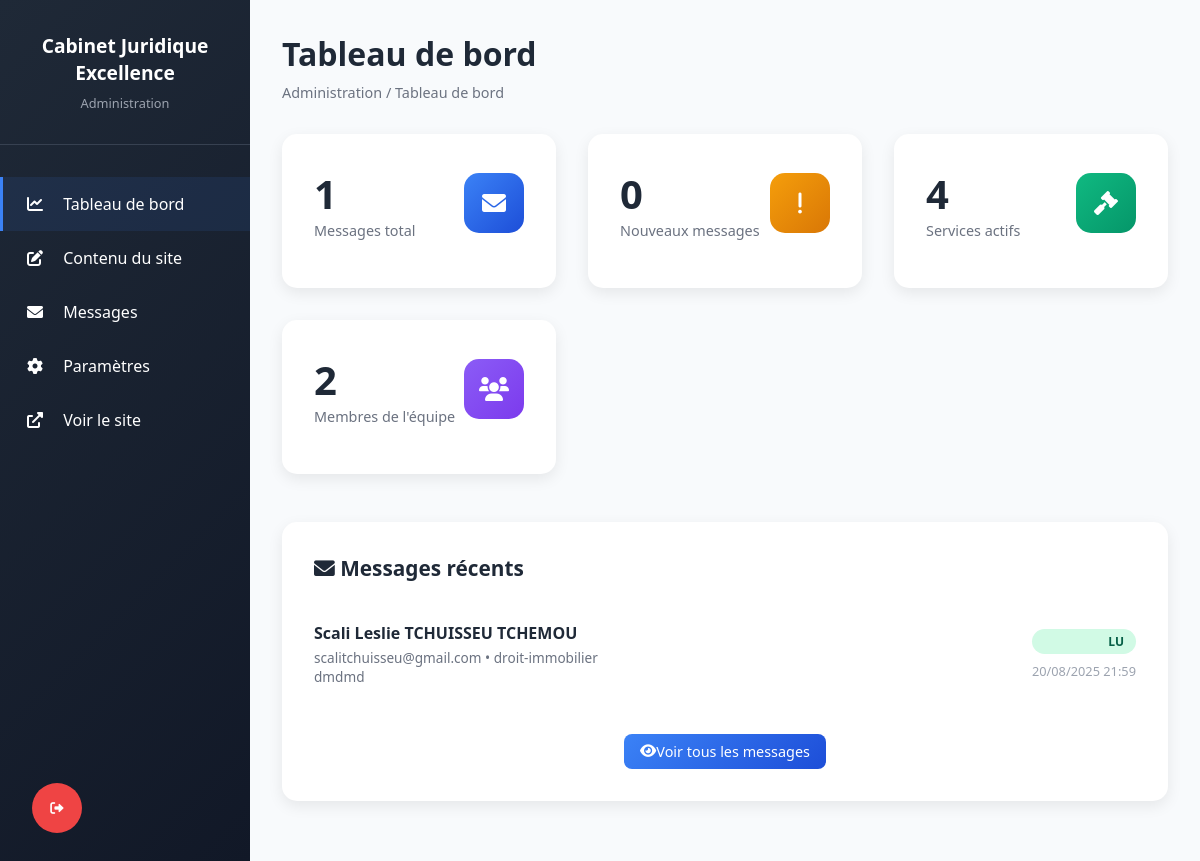
/admin/dashboard (signed in), run on an earlier commit of the app's database.
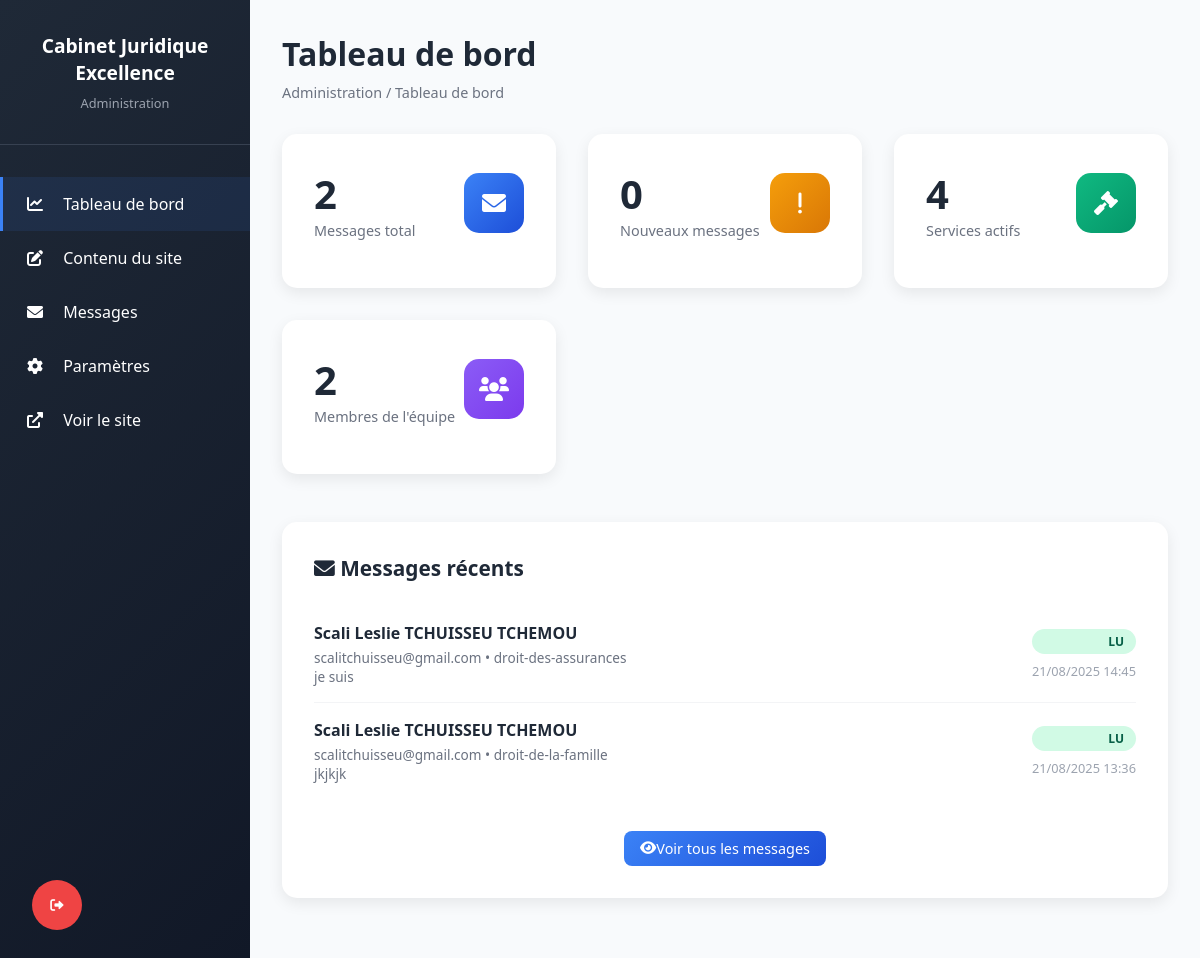
And on a later commit of the database.
### tables this page shows
CREATE TABLE contacts (
                    id INTEGER PRIMARY KEY AUTOINCREMENT,
                    name VARCHAR(255) NOT NULL,
                    email VARCHAR(255) NOT NULL,
                    phone VARCHAR(50),
                    subject VARCHAR(255),
                    message TEXT NOT NULL,
                    status VARCHAR(20) DEFAULT 'new',
                    created_at DATETIME DEFAULT CURRENT_TIMESTAMP,
                    updated_at DATETIME DEFAULT CURRENT_TIMESTAMP
                );

### controllers/AdminController.php (called while the page is built, shortened)
<?php
require_once 'includes/Database.php';
class AdminController {
    private $db;
    public function __construct() {
        $database = new Database();
        $this->db = $database->getConnection();
    }
    public function dashboard() {
        try {
            $stats = [
                'contacts' => $this->db->query("SELECT COUNT(*) FROM contacts")->fetchColumn(),
                'new_contacts' => $this->db->query("SELECT COUNT(*) FROM contacts WHERE status = 'new'")->fetchColumn(),
                'services' => $this->db->query("SELECT COUNT(*) FROM services WHERE is_active = 1")->fetchColumn(),
                'team_members' => $this->db->query("SELECT COUNT(*) FROM team_members WHERE is_active = 1")->fetchColumn(),
                'news' => $this->db->query("SELECT COUNT(*) FROM news WHERE is_active = 1")->fetchColumn()
            ];
            $recent_contacts = $this->db->query("
                SELECT * FROM contacts
                ORDER BY created_at DESC
                LIMIT 5
            ")->fetchAll(PDO::FETCH_ASSOC);
        } catch (PDOException $e) {
            error_log("Database error in dashboard: " . $e->getMessage());
            $error = 'Erreur serveur lors du chargement du tableau de bord.';
            include 'views/admin/error.php';
            return;
        }
        include 'views/admin/dashboard.php';
    }
}
?>

### index.php (called while the page is built, shortened)
<?php
require_once 'includes/Database.php';
$database = new Database();
$db = $database->getConnection();
$router = new Router();
$router->add('/', 'controllers/HomeController.php', 'index');
$router->add('/admin', 'controllers/AdminController.php', 'login');
$router->add('/admin/dashboard', 'controllers/AdminController.php', 'dashboard');
$router->add('/admin/content', 'controllers/AdminController.php', 'content');
$router->add('/admin/contacts', 'controllers/AdminController.php', 'contacts');
$router->add('/admin/message', 'controllers/AdminController.php', 'messageDetail');
$router->add('/admin/settings', 'controllers/AdminController.php', 'settings');
$router->add('/admin/logout', 'controllers/AdminController.php', 'logout');
$router->add('/contact', 'controllers/ContactController.php', 'submit');
$url = $_SERVER['REQUEST_URI'];
$url = strtok($url, '?');
$router->route($url);
?>

### includes/Database.php (called while the page is built, shortened)
<?php
class Database {
    private $connection = null;
    public function getConnection() {
        if ($this->connection === null) {
            try {
                $dbDir = dirname(DB_NAME);
                $this->connection = new PDO('sqlite:' . DB_NAME);
                $this->connection->setAttribute(PDO::ATTR_ERRMODE, PDO::ERRMODE_EXCEPTION);
                $this->connection->setAttribute(PDO::ATTR_DEFAULT_FETCH_MODE, PDO::FETCH_ASSOC);
                $this->connection->exec('PRAGMA foreign_keys = ON;');
                $this->connection->exec('PRAGMA journal_mode = WAL;');
                $this->connection->exec('PRAGMA synchronous = NORMAL;');
                $this->connection->exec('PRAGMA cache_size = 10000;');
                $this->connection->exec('PRAGMA temp_store = MEMORY;');
                $this->initializeTables();
            } catch (Exception $e) {
                error_log('Database Connection Error: ' . $e->getMessage());
                throw new Exception('Database connection failed: ' . $e->getMessage());
            }
        }
        return $this->connection;
    }
    private function initializeTables() {
        try {
            $this->connection->beginTransaction();
            foreach ($tables as $sql) {
                $this->connection->exec($sql);
            }
            $columns = $this->connection->query("PRAGMA table_info(news)")->fetchAll(PDO::FETCH_ASSOC);
            foreach ($columns as $column) {
                if ($column['name'] === 'order_position') {
                    $has_order_position = true;
                    break;
                }
            }
            $this->connection->commit();
        } catch (Exception $e) {
            $this->connection->rollBack();
            error_log('Error initializing tables: ' . $e->getMessage());
            throw $e;
        }
    }
    private function createIndexes() {
        $indexes = [
            "CREATE INDEX IF NOT EXISTS idx_contact_files_contact_id ON contact_files(contact_id)",
            "CREATE INDEX IF NOT EXISTS idx_contacts_status ON contacts(status)",
            "CREATE INDEX IF NOT EXISTS idx_contacts_created_at ON contacts(created_at)",
            "CREATE INDEX IF NOT EXISTS idx_contacts_email ON contacts(email)",
            "CREATE INDEX IF NOT EXISTS idx_site_content_section ON site_content(section)",
            "CREATE INDEX IF NOT EXISTS idx_services_active ON services(is_active, order_position)",
            "CREATE INDEX IF NOT EXISTS idx_team_members_active ON team_members(is_active, order_position)",
            "CREATE INDEX IF NOT EXISTS idx_news_active ON news(is_active, order_position)"
        ];
        foreach ($indexes as $index) {
            try {
                $this->connection->exec($index);
            } catch (PDOException $e) {
                error_log('Error creating index: ' . $e->getMessage());
                throw $e;
            }
        }
    }
}
?>

### views/admin/dashboard.php (the view, shortened to what the changed rows need)
<!DOCTYPE html>
<html lang="fr">
<head>
    <link rel="stylesheet" href="https://cdnjs.cloudflare.com/ajax/libs/font-awesome/6.0.0/css/all.min.css">
</head>
<body>
    <div class="admin-layout">
        <aside class="sidebar">
            <div class="sidebar-header">
                <h2><?php echo SITE_NAME; ?></h2>
                <p>Administration</p>
            </div>
            <ul class="sidebar-nav">
                <li><a href="/admin/dashboard" class="active">
                    <i class="fas fa-chart-line"></i>
                    Tableau de bord
                </a></li>
                <li><a href="/admin/content">
                    <i class="fas fa-edit"></i>
                    Contenu du site
                </a></li>
                <li><a href="/admin/contacts">
                    <i class="fas fa-envelope"></i>
                    Messages
                </a></li>
                <li><a href="/admin/settings">
                    <i class="fas fa-cog"></i>
                    Paramètres
                </a></li>
                <li><a href="/" target="_blank">
                    <i class="fas fa-external-link-alt"></i>
                    Voir le site
                </a></li>
            </ul>
        </aside>
        <main class="main-content">
            <div class="page-header">
                <h1>Tableau de bord</h1>
                <div class="breadcrumb">Administration / Tableau de bord</div>
            </div>
            <div class="stats-grid">
                <div class="stat-card">
                    <div class="stat-card-header">
                        <div>
                            <div class="stat-value"><?php echo $stats['contacts']; ?></div>
                            <div class="stat-label">Messages total</div>
                        </div>
                        <div class="stat-card-icon blue">
                            <i class="fas fa-envelope"></i>
                        </div>
                    </div>
                </div>
                <div class="stat-card">
                    <div class="stat-card-header">
                        <div>
                            <div class="stat-value"><?php echo $stats['new_contacts']; ?></div>
                            <div class="stat-label">Nouveaux messages</div>
                        </div>
                        <div class="stat-card-icon yellow">
                            <i class="fas fa-exclamation"></i>
                        </div>
                    </div>
                </div>
                <div class="stat-card">
                    <div class="stat-card-header">
                        <div>
                            <div class="stat-value"><?php echo $stats['services']; ?></div>
                            <div class="stat-label">Services actifs</div>
                        </div>
                        <div class="stat-card-icon green">
                            <i class="fas fa-gavel"></i>
                        </div>
                    </div>
                </div>
                <div class="stat-card">
                    <div class="stat-card-header">
                        <div>
                            <div class="stat-value"><?php echo $stats['team_members']; ?></div>
                            <div class="stat-label">Membres de l'équipe</div>
                        </div>
                        <div class="stat-card-icon purple">
                            <i class="fas fa-users"></i>
                        </div>
                    </div>
                </div>
            </div>
            <div class="section-card">
                <h2 class="section-title">
                    <i class="fas fa-envelope"></i>
                    Messages récents
                </h2>
                <?php if (empty($recent_contacts)): ?>
                    <p style="color: #6b7280; text-align: center; padding: 2rem;">Aucun message pour le moment.</p>
                <?php else: ?>
                    <ul class="contacts-list">
                        <?php foreach ($recent_contacts as $contact): ?>
                            <li class="contact-item">
                                <div class="contact-info">
                                    <h4><?php echo htmlspecialchars($contact['name']); ?></h4>
                                    <p><?php echo htmlspecialchars($contact['email']); ?> • <?php echo htmlspecialchars($contact['subject'] ?: 'Aucun sujet'); ?></p>
                                    <p><?php echo htmlspecialchars(substr($contact['message'], 0, 100)) . (strlen($contact['message']) > 100 ? '...' : ''); ?></p>
                                </div>
                                <div class="contact-meta">
                                    <div class="status-badge <?php echo $contact['status'] === 'new' ? 'status-new' : 'status-read'; ?>">
                                        <?php echo $contact['status'] === 'new' ? 'Nouveau' : 'Lu'; ?>
                                    </div>
                                    <div style="margin-top: 0.5rem;">
                                        <?php echo date('d/m/Y H:i', strtotime($contact['created_at'])); ?>
                                    </div>
                                </div>
                            </li>
                        <?php endforeach; ?>
                    </ul>
                    <div style="text-align: center; margin-top: 2rem;">
                        <a href="/admin/contacts" class="btn btn-primary">
                            <i class="fas fa-eye"></i>
                            Voir tous les messages
                        </a>
                    </div>
                <?php endif; ?>
            </div>
        </main>
    </div>
    <button class="logout-btn" onclick="logout()" title="Se déconnecter">
        <i class="fas fa-sign-out-alt"></i>
    </button>
</body>
</html>

What changed in the data, as far as the page shows it:
added contacts: name "Scali Leslie TCHUISSEU TCHEMOU", email "scalitchuisseu@gmail.com", subject "droit-des-assurances", message "je suis", status "LU", created_at "21/08/2025 14:45"
changed contacts: subject "droit-immobilier" → "droit-de-la-famille"; message "dmdmd" → "jkjkjk"; created_at "20/08/2025 21:59" → "21/08/2025 13:36"
Also different on the page:
$stats['contacts']: "1" → "2"
